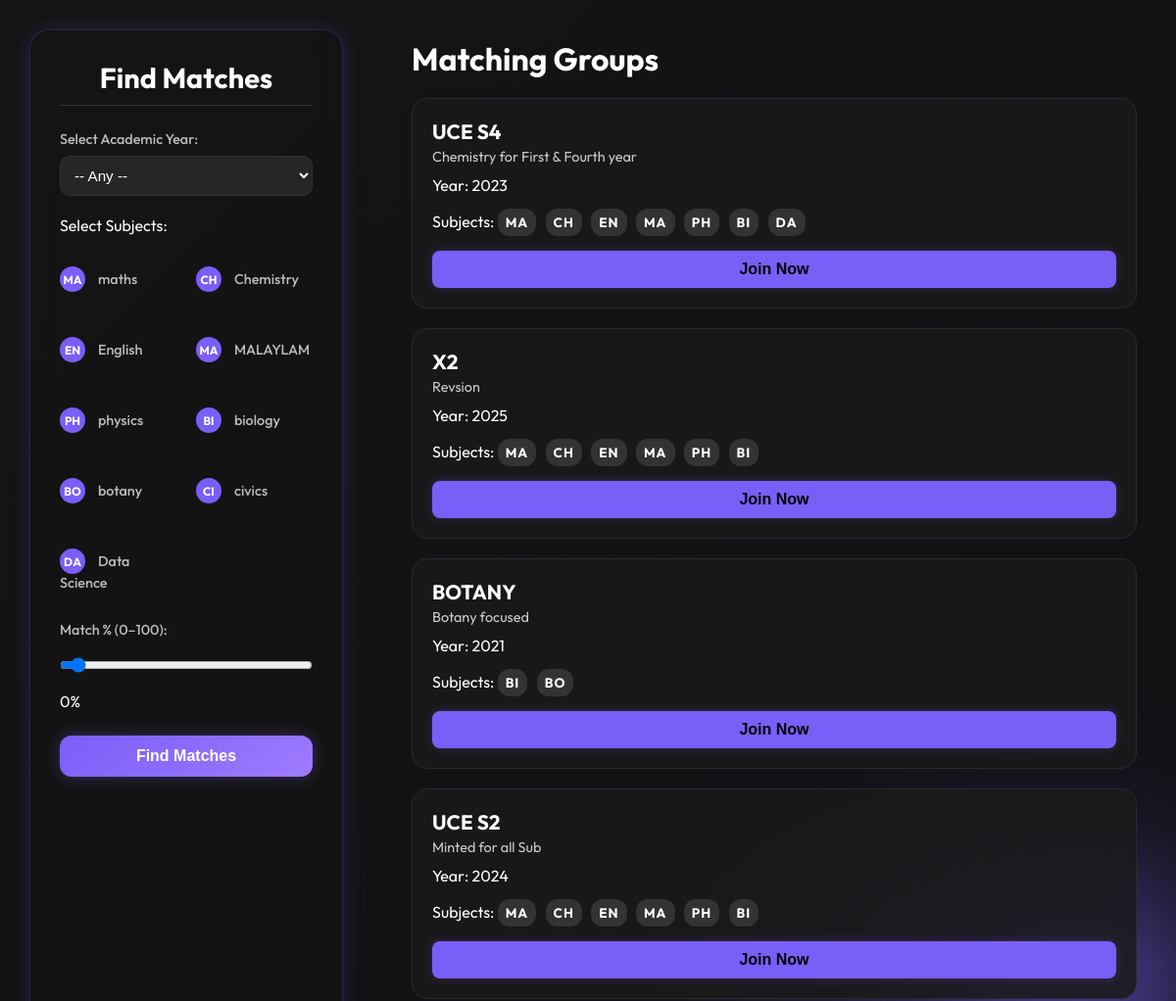
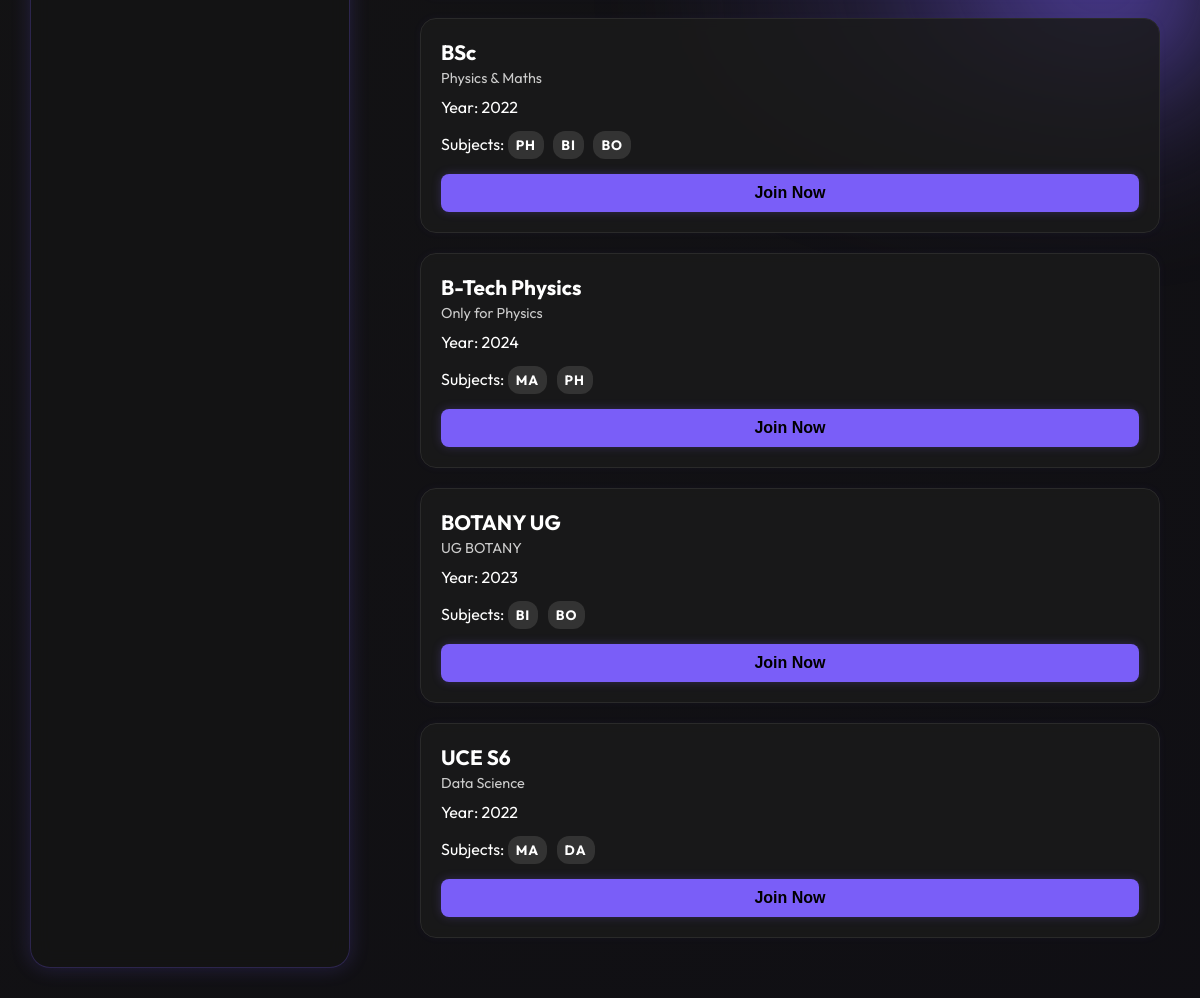
Page /match-finder/ (signed in) on the committed database (2 pictures, top to bottom).
### core/models.py (models this page shows, shortened)
class Course(models.Model):
    name = models.CharField(max_length=100)

class StudyGroup(models.Model):
    name = models.CharField(max_length=100)
    description = models.TextField()
    courses = models.ManyToManyField(Course, blank=True)
    is_public = models.BooleanField(default=False)
    owner = models.ForeignKey(User, on_delete=models.CASCADE, related_name='owned_groups')
    year = models.CharField(max_length=10, blank=True)
    members = models.ManyToManyField(User, related_name='study_groups', blank=True)

### core/views.py (the view)
# urls.py: path('match-finder/', views.match_finder, name='match_finder'),
@login_required
def match_finder(request):
    groups = StudyGroup.objects.all()
    subjects = Course.objects.all()
    years = StudyGroup.objects.values_list('year', flat=True).distinct()
    selected_year = request.GET.get('year')
    selected_subjects = request.GET.getlist('subjects')
    match_percent = int(request.GET.get('match', 0))
    if selected_year:
        groups = groups.filter(year=selected_year)
    if selected_subjects:
        groups = groups.annotate(
            match_count=Count('courses', filter=models.Q(courses__in=selected_subjects))
        ).filter(match_count__gte=len(selected_subjects) * (match_percent / 100))
    return render(request, 'match/match_finder.html', {
        'groups': groups.distinct(),
        'subjects': subjects,
        'years': years,
        'selected_year': selected_year,
        'selected_subjects': [int(s) for s in selected_subjects],
        'match_percent': match_percent,
    })

### core/templates/match/match_finder.html (shortened to what this page needs)
<!DOCTYPE html>
<html lang="en">
<head>
</head>
<body>
<div class="gradient-overlay"></div>
<div class="stars"></div>
<div class="thruster-glow-left"></div>
<div class="sidebar">
  <h2>Find Matches</h2>
  <form method="get">
    <label for="year">Select Academic Year:</label>
    <select name="year">
      <option value="">-- Any --</option>
    </select>
    <fieldset>
      <p style="margin-top: 20px;">Select Subjects:</p>
      <div class="subject-chips">
        {% for course in subjects %}
        <label class="chip">
          <span class="chip-icon">{{ course.name|slice:":2"|upper }}</span> {{ course.name }}
        </label>
        {% endfor %}
      </div>
    </fieldset>
    <label for="match">Match % (0–100):</label>
    <input type="range" name="match" min="0" max="100" value="{{ match_percent }}">
    <span style="display:block; margin-top:4px;">{{ match_percent }}%</span>
    <button type="submit">Find Matches</button>
  </form>
</div>
<div class="content">
  <h3>Matching Groups</h3>
  {% for group in groups %}
  <div class="group-card">
    <strong>{{ group.name }}</strong>
    <em>{{ group.description }}</em>
    <div style="margin-top: 10px;">Year: {{ group.year }}</div>
    <div style="margin-top: 10px;">
            Subjects:
  {% for c in group.courses.all %}
  <span class="tag" style="padding: 5px 8px; font-weight: 700; font-size: 0.85rem; letter-spacing: 1px;">
    {{ c.name|slice:":2"|upper }}
  </span>
  {% endfor %}
    </div>
    <form action="{% url 'join_group' group.id %}" method="post">
      <button type="submit">Join Now</button>
    </form>
  </div>
  {% empty %}
  <div class="no-groups">No matching groups found.</div>
  {% endfor %}
</div>
</body>
</html>

### core/templates/match/match_finder.html (style rules this page uses)
* { margin: 0; padding: 0; box-sizing: border-box; }
body { font-family: 'Outfit', sans-serif; background-color: #0d0d0d; color: #fff; min-height: 100vh; display: flex; }
.gradient-overlay, .stars, .thruster-glow-left { position: fixed; inset: 0; z-index: -3; pointer-events: none; }
.gradient-overlay { background: linear-gradient(135deg, rgba(255,255,255,0.03), rgba(122,94,248,0.03)); z-index: -5; }
.stars { background-image: radial-gradient(#ffffff22 0.5px, transparent 0.5px); background-size: 20px 20px; opacity: 0.05; z-index: -4; }
.thruster-glow-left::before { content: ''; position: absolute; top: 50%; right: -200px; width: 900px; height: 700px; background: radial-gradient(ellipse at calc(100% - 180px), rgba(122, 94, 248, 0.7), rgba(122, 94, 248, 0.15), transparent 80%); transform: translateY(-50%) scale(0.6); filter: blur(90px); animation: pulseSurgeLeft 5s ease-in-out infinite; }
.sidebar { width: 320px; padding: 30px; background: rgba(20, 20, 20, 0.8); border-right: none; border-radius: 20px; margin: 30px; box-shadow: 0 0 20px rgba(122, 94, 248, 0.2); border: 1px solid rgba(122, 94, 248, 0.25); backdrop-filter: blur(10px); z-index: 1; position: relative; animation: fadeInPanel 0.5s ease; }
.sidebar h2 { font-size: 1.8rem; color: #fff; margin-bottom: 25px; text-align: center; border-bottom: 1px solid #333; padding-bottom: 10px; }
.sidebar label, .sidebar legend { display: block; margin: 16px 0 8px; font-size: 0.9rem; color: #bbb; font-weight: 500; }
fieldset { border: none; margin: 0; padding: 0; }
select, input[type="range"] { width: 100%; padding: 10px; background: rgba(40, 40, 40, 0.9); border: 1px solid #333; border-radius: 10px; color: #fff; font-size: 0.95rem; transition: border 0.3s ease; }
.sidebar button { margin-top: 25px; width: 100%; padding: 12px; background: linear-gradient(145deg, #7a5ef8, #9f7bff); border: none; border-radius: 12px; color: white; font-weight: bold; font-size: 1rem; cursor: pointer; box-shadow: 0 0 15px #7a5ef855; transition: all 0.3s ease; }
.content { flex: 1; padding: 40px; }
.content h3 { font-size: 2rem; margin-bottom: 20px; }
.group-card { background: rgba(26, 26, 26, 0.85); border: 1px solid #2a2a2a; border-radius: 16px; padding: 20px; margin-bottom: 20px; transition: transform 0.3s ease, box-shadow 0.3s ease; backdrop-filter: blur(5px); box-shadow: 0 0 8px rgba(122, 94, 248, 0.05); }
.group-card strong { font-size: 1.3rem; }
.group-card em { color: #ccc; font-style: normal; font-size: 0.9rem; display: block; margin-top: 4px; }
.tag { display: inline-block; background-color: #333; padding: 5px 10px; margin: 4px 6px 0 0; border-radius: 12px; font-size: 0.75rem; }
.group-card form { margin-top: 15px; }
.group-card button { width: 100%; padding: 10px; background: #7a5ef8; border: none; border-radius: 8px; font-weight: bold; font-size: 1rem; cursor: pointer; box-shadow: 0 0 10px #7a5ef844; }
.subject-chips { display: grid; grid-template-columns: repeat(2, 1fr); gap: 10px 20px; margin-top: 10px; }
.chip { display: flex; align-items: center; padding: 6px 0; background: transparent; border: none; color: #ccc; font-size: 0.9rem; font-weight: 500; cursor: pointer; user-select: none; transition: none; }
.chip-icon { display: inline-flex; justify-content: center; align-items: center; background: #7a5ef8; color: #fff; font-weight: 700; font-size: 0.75rem; width: 26px; height: 26px; border-radius: 50%; margin-right: 10px; flex-shrink: 0; user-select: none; }

### rows in the picture
Course: name "MA", name "maths"
Course: name "CH", name "Chemistry"
Course: name "EN", name "English"
Course: name "MA", name "MALAYLAM"
Course: name "PH", name "physics"
Course: name "BI", name "biology"
Course: name "BO", name "botany"
Course: name "CI", name "civics"
Course: name "DA", name "Data Science"
StudyGroup: name "UCE S4", description "Chemistry for First & Fourth year", year "2023"
StudyGroup: name "X2", description "Revsion", year "2025"
StudyGroup: name "BOTANY", description "Botany focused", year "2021"
StudyGroup: name "UCE S2", description "Minted for all Sub", year "2024"
StudyGroup: name "BSc", description "Physics & Maths", year "2022"
StudyGroup: name "B-Tech Physics", description "Only for Physics", year "2024"
StudyGroup: name "BOTANY UG", description "UG BOTANY", year "2023"
StudyGroup: name "UCE S6", description "Data Science", year "2022"

### other values in the picture
{{ match_percent }} "0"
